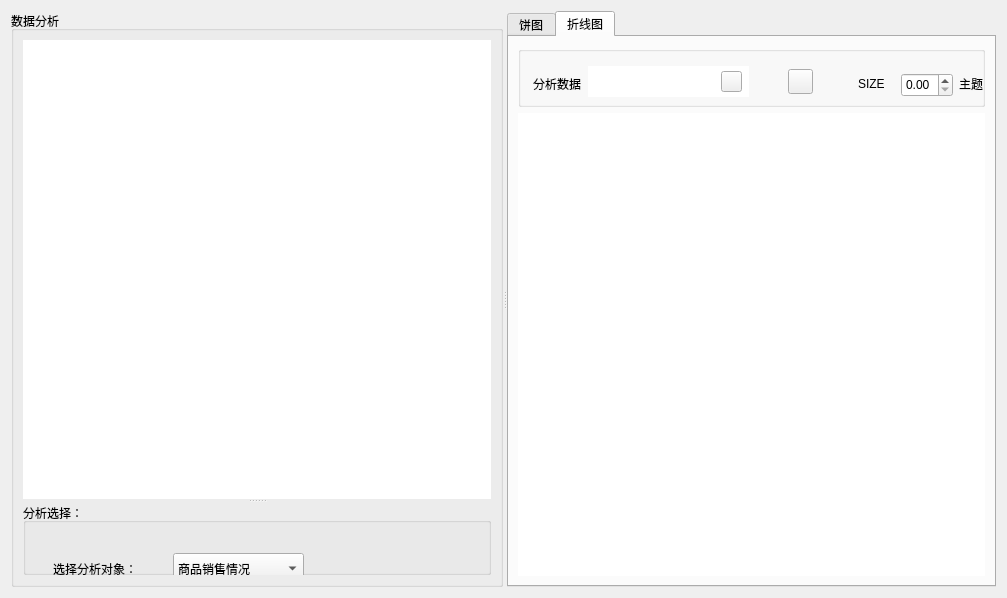
<?xml version="1.0" encoding="UTF-8"?>
<ui version="4.0">
 <class>analysisCharts</class>
 <widget class="QWidget" name="analysisCharts">
  <property name="geometry">
   <rect>
    <x>0</x>
    <y>0</y>
    <width>1007</width>
    <height>598</height>
   </rect>
  </property>
  <property name="windowTitle">
   <string>Form</string>
  </property>
  <layout class="QGridLayout" name="gridLayout_2">
   <item row="0" column="0">
    <widget class="QSplitter" name="splitter_2">
     <property name="orientation">
      <enum>Qt::Horizontal</enum>
     </property>
     <widget class="QGroupBox" name="groupBox">
      <property name="styleSheet">
       <string notr="true">font: 9pt &quot;HarmonyOS Sans SC&quot;;</string>
      </property>
      <property name="title">
       <string>数据分析</string>
      </property>
      <layout class="QGridLayout" name="gridLayout">
       <item row="0" column="0">
        <widget class="QSplitter" name="splitter">
         <property name="orientation">
          <enum>Qt::Vertical</enum>
         </property>
         <widget class="QTableView" name="tableView">
          <property name="font">
           <font>
            <family>HarmonyOS Sans SC</family>
            <pointsize>9</pointsize>
            <weight>50</weight>
            <italic>false</italic>
            <bold>false</bold>
           </font>
          </property>
          <property name="frameShape">
           <enum>QFrame::NoFrame</enum>
          </property>
          <property name="frameShadow">
           <enum>QFrame::Plain</enum>
          </property>
          <attribute name="horizontalHeaderDefaultSectionSize">
           <number>80</number>
          </attribute>
         </widget>
         <widget class="QGroupBox" name="groupBox_2">
          <property name="minimumSize">
           <size>
            <width>0</width>
            <height>0</height>
           </size>
          </property>
          <property name="styleSheet">
           <string notr="true">font: 10pt &quot;HarmonyOS Sans SC&quot;;</string>
          </property>
          <property name="title">
           <string>分析选择：</string>
          </property>
          <widget class="QComboBox" name="comboBox">
           <property name="geometry">
            <rect>
             <x>150</x>
             <y>50</y>
             <width>131</width>
             <height>31</height>
            </rect>
           </property>
           <property name="iconSize">
            <size>
             <width>20</width>
             <height>20</height>
            </size>
           </property>
           <property name="frame">
            <bool>true</bool>
           </property>
           <item>
            <property name="text">
             <string>商品销售情况</string>
            </property>
           </item>
           <item>
            <property name="text">
             <string>用户购买情况</string>
            </property>
           </item>
          </widget>
          <widget class="QLabel" name="ChooseLabel">
           <property name="geometry">
            <rect>
             <x>30</x>
             <y>50</y>
             <width>91</width>
             <height>31</height>
            </rect>
           </property>
           <property name="text">
            <string>选择分析对象：</string>
           </property>
          </widget>
          <widget class="Line" name="line">
           <property name="geometry">
            <rect>
             <x>0</x>
             <y>80</y>
             <width>321</width>
             <height>41</height>
            </rect>
           </property>
           <property name="orientation">
            <enum>Qt::Horizontal</enum>
           </property>
          </widget>
          <widget class="QPushButton" name="crashBtn">
           <property name="geometry">
            <rect>
             <x>200</x>
             <y>120</y>
             <width>31</width>
             <height>31</height>
            </rect>
           </property>
           <property name="text">
            <string/>
           </property>
          </widget>
          <widget class="QLabel" name="CrashLabel">
           <property name="geometry">
            <rect>
             <x>30</x>
             <y>120</y>
             <width>101</width>
             <height>31</height>
            </rect>
           </property>
           <property name="text">
            <string>刷新表格：</string>
           </property>
          </widget>
          <widget class="Line" name="line_2">
           <property name="geometry">
            <rect>
             <x>0</x>
             <y>150</y>
             <width>321</width>
             <height>41</height>
            </rect>
           </property>
           <property name="orientation">
            <enum>Qt::Horizontal</enum>
           </property>
          </widget>
          <widget class="QGroupBox" name="groupBox_4">
           <property name="geometry">
            <rect>
             <x>0</x>
             <y>190</y>
             <width>331</width>
             <height>51</height>
            </rect>
           </property>
           <property name="font">
            <font>
             <family>HarmonyOS Sans SC</family>
             <pointsize>10</pointsize>
             <weight>50</weight>
             <italic>false</italic>
             <bold>false</bold>
             <stylestrategy>PreferAntialias</stylestrategy>
            </font>
           </property>
           <property name="title">
            <string/>
           </property>
           <widget class="QRadioButton" name="radioButton">
            <property name="geometry">
             <rect>
              <x>10</x>
              <y>20</y>
              <width>111</width>
              <height>18</height>
             </rect>
            </property>
            <property name="text">
             <string>全部选择</string>
            </property>
           </widget>
           <widget class="QRadioButton" name="radioButton_2">
            <property name="geometry">
             <rect>
              <x>200</x>
              <y>20</y>
              <width>131</width>
              <height>18</height>
             </rect>
            </property>
            <property name="text">
             <string>特定查找对象</string>
            </property>
           </widget>
          </widget>
          <widget class="QComboBox" name="comboBoxbbegin">
           <property name="geometry">
            <rect>
             <x>60</x>
             <y>300</y>
             <width>111</width>
             <height>31</height>
            </rect>
           </property>
          </widget>
          <widget class="QLabel" name="ChooseLabel_2">
           <property name="geometry">
            <rect>
             <x>30</x>
             <y>260</y>
             <width>101</width>
             <height>31</height>
            </rect>
           </property>
           <property name="text">
            <string>选择X轴范围：</string>
           </property>
          </widget>
          <widget class="QComboBox" name="comboBoxafter">
           <property name="geometry">
            <rect>
             <x>220</x>
             <y>300</y>
             <width>111</width>
             <height>31</height>
            </rect>
           </property>
          </widget>
          <widget class="QLabel" name="ChooseLabel_3">
           <property name="geometry">
            <rect>
             <x>190</x>
             <y>300</y>
             <width>31</width>
             <height>31</height>
            </rect>
           </property>
           <property name="text">
            <string>到</string>
           </property>
          </widget>
          <widget class="QLabel" name="ChooseLabel_4">
           <property name="geometry">
            <rect>
             <x>30</x>
             <y>300</y>
             <width>31</width>
             <height>31</height>
            </rect>
           </property>
           <property name="text">
            <string>从</string>
           </property>
          </widget>
         </widget>
        </widget>
       </item>
      </layout>
     </widget>
     <widget class="QTabWidget" name="tabselectWidget1">
      <property name="styleSheet">
       <string notr="true"/>
      </property>
      <property name="currentIndex">
       <number>1</number>
      </property>
      <widget class="QWidget" name="tab">
       <attribute name="icon">
        <iconset>
         <normaloff>bin/images/Pie.ico</normaloff>bin/images/Pie.ico</iconset>
       </attribute>
       <attribute name="title">
        <string>饼图</string>
       </attribute>
       <layout class="QVBoxLayout" name="verticalLayout_2">
        <item>
         <widget class="QGroupBox" name="groupBox_3">
          <property name="minimumSize">
           <size>
            <width>0</width>
            <height>61</height>
           </size>
          </property>
          <property name="title">
           <string/>
          </property>
          <widget class="QLabel" name="label_anaylsis">
           <property name="geometry">
            <rect>
             <x>12</x>
             <y>22</y>
             <width>51</width>
             <height>31</height>
            </rect>
           </property>
           <property name="text">
            <string>分析数据</string>
           </property>
           <property name="alignment">
            <set>Qt::AlignRight|Qt::AlignTrailing|Qt::AlignVCenter</set>
           </property>
          </widget>
          <widget class="QPushButton" name="btnDrawPieChart">
           <property name="geometry">
            <rect>
             <x>270</x>
             <y>23</y>
             <width>25</width>
             <height>25</height>
            </rect>
           </property>
           <property name="text">
            <string/>
           </property>
          </widget>
          <widget class="QLabel" name="pie_size">
           <property name="geometry">
            <rect>
             <x>340</x>
             <y>22</y>
             <width>31</width>
             <height>31</height>
            </rect>
           </property>
           <property name="text">
            <string>SIZE</string>
           </property>
          </widget>
          <widget class="QDoubleSpinBox" name="spinPieSize">
           <property name="geometry">
            <rect>
             <x>383</x>
             <y>27</y>
             <width>52</width>
             <height>24</height>
            </rect>
           </property>
           <property name="maximum">
            <double>1.000000000000000</double>
           </property>
           <property name="singleStep">
            <double>0.100000000000000</double>
           </property>
           <property name="value">
            <double>0.700000000000000</double>
           </property>
          </widget>
          <widget class="QLabel" name="theme_label">
           <property name="geometry">
            <rect>
             <x>441</x>
             <y>22</y>
             <width>24</width>
             <height>31</height>
            </rect>
           </property>
           <property name="text">
            <string>主题</string>
           </property>
          </widget>
          <widget class="QComboBox" name="cBoxTheme">
           <property name="geometry">
            <rect>
             <x>471</x>
             <y>28</y>
             <width>73</width>
             <height>22</height>
            </rect>
           </property>
           <property name="styleSheet">
            <string notr="true">font: 9pt &quot;HarmonyOS Sans SC&quot;;</string>
           </property>
           <item>
            <property name="text">
             <string>Light</string>
            </property>
           </item>
           <item>
            <property name="text">
             <string>BlueCerulean</string>
            </property>
           </item>
           <item>
            <property name="text">
             <string>Dark</string>
            </property>
           </item>
           <item>
            <property name="text">
             <string>BrownSand</string>
            </property>
           </item>
           <item>
            <property name="text">
             <string>BlueNcs</string>
            </property>
           </item>
           <item>
            <property name="text">
             <string>HighContrast</string>
            </property>
           </item>
           <item>
            <property name="text">
             <string>BlueIcy</string>
            </property>
           </item>
           <item>
            <property name="text">
             <string>Qt</string>
            </property>
           </item>
          </widget>
          <widget class="QLineEdit" name="lineEdit">
           <property name="geometry">
            <rect>
             <x>70</x>
             <y>20</y>
             <width>161</width>
             <height>31</height>
            </rect>
           </property>
           <property name="frame">
            <bool>false</bool>
           </property>
          </widget>
          <widget class="QPushButton" name="pushButton_search">
           <property name="geometry">
            <rect>
             <x>203</x>
             <y>25</y>
             <width>21</width>
             <height>21</height>
            </rect>
           </property>
           <property name="text">
            <string/>
           </property>
          </widget>
          <zorder>label_anaylsis</zorder>
          <zorder>lineEdit</zorder>
          <zorder>btnDrawPieChart</zorder>
          <zorder>pie_size</zorder>
          <zorder>spinPieSize</zorder>
          <zorder>theme_label</zorder>
          <zorder>cBoxTheme</zorder>
          <zorder>pushButton_search</zorder>
         </widget>
        </item>
        <item>
         <widget class="QChartView" name="chartViewBar">
          <property name="minimumSize">
           <size>
            <width>0</width>
            <height>0</height>
           </size>
          </property>
          <property name="frameShape">
           <enum>QFrame::NoFrame</enum>
          </property>
          <property name="frameShadow">
           <enum>QFrame::Plain</enum>
          </property>
         </widget>
        </item>
       </layout>
      </widget>
      <widget class="QWidget" name="tab_2">
       <attribute name="icon">
        <iconset>
         <normaloff>bin/images/Line.ico</normaloff>bin/images/Line.ico</iconset>
       </attribute>
       <attribute name="title">
        <string>折线图</string>
       </attribute>
       <layout class="QVBoxLayout" name="verticalLayout_3">
        <item>
         <widget class="QGroupBox" name="groupBox_5">
          <property name="minimumSize">
           <size>
            <width>0</width>
            <height>61</height>
           </size>
          </property>
          <property name="title">
           <string/>
          </property>
          <widget class="QLabel" name="label_2">
           <property name="geometry">
            <rect>
             <x>12</x>
             <y>22</y>
             <width>51</width>
             <height>31</height>
            </rect>
           </property>
           <property name="text">
            <string>分析数据</string>
           </property>
           <property name="alignment">
            <set>Qt::AlignRight|Qt::AlignTrailing|Qt::AlignVCenter</set>
           </property>
          </widget>
          <widget class="QPushButton" name="btnDrawPieChart_2">
           <property name="geometry">
            <rect>
             <x>270</x>
             <y>23</y>
             <width>25</width>
             <height>25</height>
            </rect>
           </property>
           <property name="text">
            <string/>
           </property>
          </widget>
          <widget class="QLabel" name="ChartSize">
           <property name="geometry">
            <rect>
             <x>340</x>
             <y>22</y>
             <width>31</width>
             <height>31</height>
            </rect>
           </property>
           <property name="text">
            <string>SIZE</string>
           </property>
          </widget>
          <widget class="QDoubleSpinBox" name="spinPieSize_2">
           <property name="geometry">
            <rect>
             <x>383</x>
             <y>27</y>
             <width>52</width>
             <height>24</height>
            </rect>
           </property>
           <property name="maximum">
            <double>1.000000000000000</double>
           </property>
           <property name="singleStep">
            <double>1.000000000000000</double>
           </property>
           <property name="value">
            <double>0.000000000000000</double>
           </property>
          </widget>
          <widget class="QLabel" name="theme_label2">
           <property name="geometry">
            <rect>
             <x>441</x>
             <y>22</y>
             <width>24</width>
             <height>31</height>
            </rect>
           </property>
           <property name="text">
            <string>主题</string>
           </property>
          </widget>
          <widget class="QComboBox" name="cBoxTheme_2">
           <property name="geometry">
            <rect>
             <x>471</x>
             <y>28</y>
             <width>73</width>
             <height>22</height>
            </rect>
           </property>
           <property name="styleSheet">
            <string notr="true">font: 9pt &quot;HarmonyOS Sans SC&quot;;
</string>
           </property>
           <item>
            <property name="text">
             <string>Light</string>
            </property>
           </item>
           <item>
            <property name="text">
             <string>BlueCerulean</string>
            </property>
           </item>
           <item>
            <property name="text">
             <string>Dark</string>
            </property>
           </item>
           <item>
            <property name="text">
             <string>BrownSand</string>
            </property>
           </item>
           <item>
            <property name="text">
             <string>BlueNcs</string>
            </property>
           </item>
           <item>
            <property name="text">
             <string>HighContrast</string>
            </property>
           </item>
           <item>
            <property name="text">
             <string>BlueIcy</string>
            </property>
           </item>
           <item>
            <property name="text">
             <string>Qt</string>
            </property>
           </item>
          </widget>
          <widget class="QLineEdit" name="lineEdit_2">
           <property name="geometry">
            <rect>
             <x>70</x>
             <y>20</y>
             <width>161</width>
             <height>31</height>
            </rect>
           </property>
           <property name="frame">
            <bool>false</bool>
           </property>
          </widget>
          <widget class="QPushButton" name="pushButton_search_2">
           <property name="geometry">
            <rect>
             <x>203</x>
             <y>25</y>
             <width>21</width>
             <height>21</height>
            </rect>
           </property>
           <property name="text">
            <string/>
           </property>
          </widget>
          <zorder>lineEdit_2</zorder>
          <zorder>label_2</zorder>
          <zorder>btnDrawPieChart_2</zorder>
          <zorder>ChartSize</zorder>
          <zorder>spinPieSize_2</zorder>
          <zorder>theme_label2</zorder>
          <zorder>cBoxTheme_2</zorder>
          <zorder>pushButton_search_2</zorder>
         </widget>
        </item>
        <item>
         <widget class="QChartView" name="chartViewBar_2">
          <property name="frameShape">
           <enum>QFrame::NoFrame</enum>
          </property>
         </widget>
        </item>
       </layout>
      </widget>
     </widget>
    </widget>
   </item>
  </layout>
 </widget>
 <customwidgets>
  <customwidget>
   <class>QChartView</class>
   <extends>QGraphicsView</extends>
   <header location="global">qchartview.h</header>
  </customwidget>
 </customwidgets>
 <resources/>
 <connections/>
</ui>
